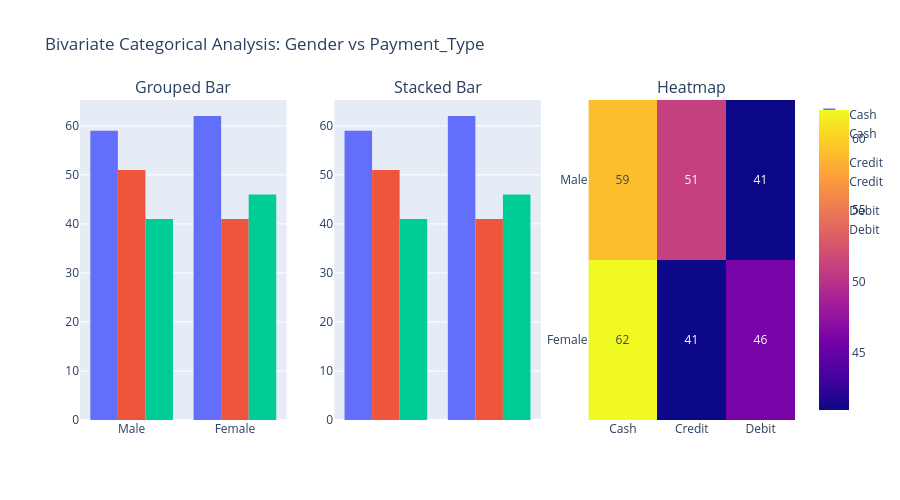

Notebook code for this chart:
### Markdown cell above
تست نمودار های تک متغیره با داده های تولید شده ی رندم:

### Code cell
fig = categorical_bivariate_all_plots(df, "Gender", "Payment_Type")
fig.show()

### Figure 1 — Plotly figure (JSON) as saved in the notebook; plotly's stock layout.template omitted (floating-point values rounded to 4 significant figures)
{"data": [{"alignmentgroup": "True", "bingroup": "x", "hovertemplate": "Payment_Type=Cash<br>Gender=%{x}<br>count=%{y}<extra></extra>", "legendgroup": "Cash", "marker": {"color": "#636efa", "pattern": {"shape": ""}}, "name": "Cash", "offsetgroup": "Cash", "orientation": "v", "showlegend": true, "type": "histogram", "x": ["Male", "Female", "Male", "Female", "Female", "Female", "Female", "Female", "Female", "Female", "Female", "Female", "Male", "Female", "Male", "Male", "Female", "Female", "Female", "Female", "Female", "Male", "Male", "Male", "Female", "Female", "Female", "Male", "Female", "Male", "Female", "Male", "Female", "Female", "Female", "Female", "Female", "Female", "Female", "Female", "Male", "Male", "Male", "Male", "Male", "Male", "Female", "Female", "Male", "Female", "Female", "Male", "Male", "Male", "Female", "Female", "Female", "Male", "Male", "Female", "Male", "Male", "Male", "Female", "Male", "Male", "Male", "Male", "Female", "Male", "Female", "Female", "Male", "Male", "Male", "Male", "Male", "Female", "Female", "Female", "Male", "Female", "Male", "Male", "Male", "Male", "Female", "Male", "Male", "Female", "Female", "Female", "Female", "Male", "Male", "Female", "Male", "Male", "Female", "Male", "Male", "Male", "Female", "Female", "Male", "Male", "Male", "Female", "Female", "Female", "Female", "Male", "Female", "Male", "Male", "Male", "Female", "Female", "Male", "Male", "Female"], "xaxis": "x", "yaxis": "y"}, {"alignmentgroup": "True", "bingroup": "x", "hovertemplate": "Payment_Type=Credit<br>Gender=%{x}<br>count=%{y}<extra></extra>", "legendgroup": "Credit", "marker": {"color": "#EF553B", "pattern": {"shape": ""}}, "name": "Credit", "offsetgroup": "Credit", "orientation": "v", "showlegend": true, "type": "histogram", "x": ["Female", "Male", "Male", "Male", "Male", "Male", "Female", "Male", "Female", "Female", "Female", "Male", "Male", "Male", "Female", "Male", "Male", "Male", "Female", "Female", "Male", "Male", "Male", "Male", "Male", "Female", "Female", "Female", "Female", "Male", "Female", "Female", "Male", "Female", "Male", "Female", "Female", "Female", "Female", "Male", "Female", "Female", "Male", "Female", "Female", "Female", "Male", "Male", "Male", "Male", "Male", "Female", "Male", "Male", "Male", "Female", "Male", "Male", "Male", "Female", "Male", "Male", "Male", "Female", "Female", "Female", "Male", "Male", "Male", "Female", "Male", "Male", "Female", "Female", "Female", "Male", "Male", "Female", "Male", "Male", "Female", "Male", "Female", "Female", "Male", "Male", "Female", "Male", "Male", "Male", "Female", "Female"], "xaxis": "x", "yaxis": "y"}, {"alignmentgroup": "True", "bingroup": "x", "hovertemplate": "Payment_Type=Debit<br>Gender=%{x}<br>count=%{y}<extra></extra>", "legendgroup": "Debit", "marker": {"color": "#00cc96", "pattern": {"shape": ""}}, "name": "Debit", "offsetgroup": "Debit", "orientation": "v", "showlegend": true, "type": "histogram", "x": ["Male", "Male", "Male", "Female", "Male", "Male", "Female", "Female", "Male", "Female", "Male", "Male", "Female", "Female", "Female", "Male", "Male", "Female", "Male", "Female", "Male", "Female", "Male", "Female", "Female", "Female", "Female", "Male", "Female", "Female", "Female", "Female", "Female", "Female", "Male", "Male", "Male", "Male", "Male", "Female", "Male", "Male", "Female", "Female", "Male", "Female", "Female", "Female", "Female", "Male", "Female", "Male", "Male", "Male", "Female", "Male", "Female", "Male", "Male", "Male", "Male", "Male", "Male", "Female", "Female", "Female", "Male", "Female", "Female", "Female", "Female", "Female", "Female", "Male", "Male", "Male", "Male", "Female", "Female", "Male", "Female", "Male", "Female", "Female", "Female", "Male", "Female"], "xaxis": "x", "yaxis": "y"}, {"alignmentgroup": "True", "bingroup": "x", "hovertemplate": "Payment_Type=Cash<br>Gender=%{x}<br>count=%{y}<extra></extra>", "legendgroup": "Cash", "marker": {"color": "#636efa", "pattern": {"shape": ""}}, "name": "Cash", "offsetgroup": "Cash", "orientation": "v", "showlegend": true, "type": "histogram", "x": ["Male", "Female", "Male", "Female", "Female", "Female", "Female", "Female", "Female", "Female", "Female", "Female", "Male", "Female", "Male", "Male", "Female", "Female", "Female", "Female", "Female", "Male", "Male", "Male", "Female", "Female", "Female", "Male", "Female", "Male", "Female", "Male", "Female", "Female", "Female", "Female", "Female", "Female", "Female", "Female", "Male", "Male", "Male", "Male", "Male", "Male", "Female", "Female", "Male", "Female", "Female", "Male", "Male", "Male", "Female", "Female", "Female", "Male", "Male", "Female", "Male", "Male", "Male", "Female", "Male", "Male", "Male", "Male", "Female", "Male", "Female", "Female", "Male", "Male", "Male", "Male", "Male", "Female", "Female", "Female", "Male", "Female", "Male", "Male", "Male", "Male", "Female", "Male", "Male", "Female", "Female", "Female", "Female", "Male", "Male", "Female", "Male", "Male", "Female", "Male", "Male", "Male", "Female", "Female", "Male", "Male", "Male", "Female", "Female", "Female", "Female", "Male", "Female", "Male", "Male", "Male", "Female", "Female", "Male", "Male", "Female"], "xaxis": "x2", "yaxis": "y2"}, {"alignmentgroup": "True", "bingroup": "x", "hovertemplate": "Payment_Type=Credit<br>Gender=%{x}<br>count=%{y}<extra></extra>", "legendgroup": "Credit", "marker": {"color": "#EF553B", "pattern": {"shape": ""}}, "name": "Credit", "offsetgroup": "Credit", "orientation": "v", "showlegend": true, "type": "histogram", "x": ["Female", "Male", "Male", "Male", "Male", "Male", "Female", "Male", "Female", "Female", "Female", "Male", "Male", "Male", "Female", "Male", "Male", "Male", "Female", "Female", "Male", "Male", "Male", "Male", "Male", "Female", "Female", "Female", "Female", "Male", "Female", "Female", "Male", "Female", "Male", "Female", "Female", "Female", "Female", "Male", "Female", "Female", "Male", "Female", "Female", "Female", "Male", "Male", "Male", "Male", "Male", "Female", "Male", "Male", "Male", "Female", "Male", "Male", "Male", "Female", "Male", "Male", "Male", "Female", "Female", "Female", "Male", "Male", "Male", "Female", "Male", "Male", "Female", "Female", "Female", "Male", "Male", "Female", "Male", "Male", "Female", "Male", "Female", "Female", "Male", "Male", "Female", "Male", "Male", "Male", "Female", "Female"], "xaxis": "x2", "yaxis": "y2"}, {"alignmentgroup": "True", "bingroup": "x", "hovertemplate": "Payment_Type=Debit<br>Gender=%{x}<br>count=%{y}<extra></extra>", "legendgroup": "Debit", "marker": {"color": "#00cc96", "pattern": {"shape": ""}}, "name": "Debit", "offsetgroup": "Debit", "orientation": "v", "showlegend": true, "type": "histogram", "x": ["Male", "Male", "Male", "Female", "Male", "Male", "Female", "Female", "Male", "Female", "Male", "Male", "Female", "Female", "Female", "Male", "Male", "Female", "Male", "Female", "Male", "Female", "Male", "Female", "Female", "Female", "Female", "Male", "Female", "Female", "Female", "Female", "Female", "Female", "Male", "Male", "Male", "Male", "Male", "Female", "Male", "Male", "Female", "Female", "Male", "Female", "Female", "Female", "Female", "Male", "Female", "Male", "Male", "Male", "Female", "Male", "Female", "Male", "Male", "Male", "Male", "Male", "Male", "Female", "Female", "Female", "Male", "Female", "Female", "Female", "Female", "Female", "Female", "Male", "Male", "Male", "Male", "Female", "Female", "Male", "Female", "Male", "Female", "Female", "Female", "Male", "Female"], "xaxis": "x2", "yaxis": "y2"}, {"coloraxis": "coloraxis", "hovertemplate": "Payment_Type: %{x}<br>Gender: %{y}<br>color: %{z}<extra></extra>", "name": "0", "texttemplate": "%{z}", "type": "heatmap", "x": ["Cash", "Credit", "Debit"], "xaxis": "x3", "y": ["Female", "Male"], "yaxis": "y3", "z": [[62, 41, 46], [59, 51, 41]]}], "layout": {"annotations": [{"font": {"size": 16}, "showarrow": false, "text": "Grouped Bar", "x": 0.1444, "xanchor": "center", "xref": "paper", "y": 1, "yanchor": "bottom", "yref": "paper"}, {"font": {"size": 16}, "showarrow": false, "text": "Stacked Bar", "x": 0.5, "xanchor": "center", "xref": "paper", "y": 1, "yanchor": "bottom", "yref": "paper"}, {"font": {"size": 16}, "showarrow": false, "text": "Heatmap", "x": 0.8556, "xanchor": "center", "xref": "paper", "y": 1, "yanchor": "bottom", "yref": "paper"}], "height": 500, "title": {"text": "Bivariate Categorical Analysis: Gender vs Payment_Type"}, "xaxis": {"anchor": "y", "domain": [0, 0.2889]}, "xaxis2": {"anchor": "y2", "domain": [0.3556, 0.6444]}, "xaxis3": {"anchor": "y3", "domain": [0.7111, 1]}, "yaxis": {"anchor": "x", "domain": [0, 1]}, "yaxis2": {"anchor": "x2", "domain": [0, 1]}, "yaxis3": {"anchor": "x3", "domain": [0, 1]}}}
